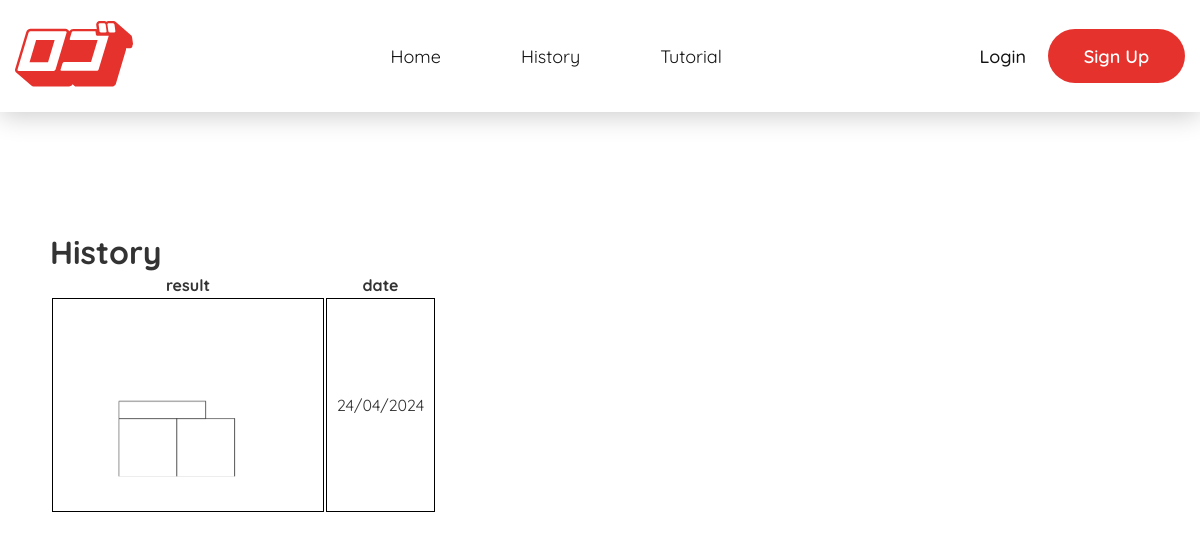
/history.html/, run on the app's committed database.
### main_app/models.py (models this page shows)
class history_m(models.Model):
    nester=models.ForeignKey(nesters,on_delete=models.CASCADE)
    date=models.CharField(max_length=100)
    result = models.ImageField(null=True, blank=True)

### main_app/views.py (the view)
# urls.py: path("history.html/",views.history,name="sign"),
def history(request):
    data=history_m.objects.all()
    context={"items":data}
    return render(request, 'history.html',context)

### main_app/templates/history.html (shortened to what this page needs)
{% load static %}
<!DOCTYPE html>
<html lang="en-US">
<head>
    <link rel="stylesheet" href="{% static 'css/home.css' %}">
</head>
<header class="header-area">
    <div class="container">
        <div class="header-item">
            <div class="header-item-inner">
                <a href="#"><img src="{% static 'images/logo.svg' %}" alt=""></a>
            </div>
            <div class="header-item-inner2 d-none d-md-block">
                <ul>
                    <li><a href="#">Home</a></li>
                    <li><a href="#">History</a></li>
                    <li><a href="#">Tutorial</a></li>
                </ul>
            </div>
            <div class="header-item-inner3 d-none d-md-block">
                <ul>
                    <li><a href="/">Login</a></li>
                    <li><a href="/register.html">Sign Up</a></li>
                </ul>
            </div>
        </div>
    </div>
</header>
<body>
        <div class="table">
            <h1>History</h1>
            <table>
                <thead>
                    <tr>
                        <th>result</th>
                        <th>date</th>
                    </tr>
                </thead>
                <tbody>
                    {% for item in items %}
                        <tr>
                            <td><img src="{{ item.result.url }}"></td>
                            <td>{{item.date}}</td>
                        </tr>
                    {% endfor %}
                </tbody>
            </table>
        </div>
</body>

### main_app/static/css/home.css (style rules this page uses)
html, body, header, footer, main, nav, section, div, menu, span, h1, h2, h3, h4, h5, h6, p, a, strong, i, ol, ul, li, form, label, button { margin: 0; padding: 0; }
ol, ul { list-style: none; }
a { text-decoration: none; display: inline-block; transition: 0.2s all ease; -webkit-transition: 0.2s all ease; -moz-transition: 0.2s all ease; }
img { max-width: 100%; }
body { font-family: 'Quicksand', sans-serif; font-size: 16px; font-weight: 400; background: #fff; color: #333333; }
.container { padding-left: 15px; padding-right: 15px; }
.header-area { padding: 21px 0; background: #FFF; box-shadow: 0px 4px 25px 0px rgba(0, 0, 0, 0.20); }
.header-item { display: flex; align-items: center; justify-content: space-between; }
.header-item ul { display: flex; align-items: center; }
.header-item-inner2 ul li a { color: #121212; font-size: 18px; font-weight: 400; margin: 0 40px; }
.header-item-inner3 ul li a { color: #121212; font-size: 18px; font-weight: 500; }
.header-item-inner3 ul li:last-of-type a { font-weight: 600; color: #fff; width: 137px; height: 54px; display: flex; align-items: center; justify-content: center; margin-left: 22px; border-radius: 60px; background: #E5322D; }
.table { align-self: center; margin-left: 50px; }

### main_app/templates/history.html (style rules this page uses)
.table { margin-top: 10%; margin-bottom: 10%; }
.table td, .table-container th { padding: 10px; }
.table td { border: 1px solid #000; }
.table img { max-width: 250px; max-height: 250px; }

### data on the page
history_m: result (picture), date "24/04/2024"
